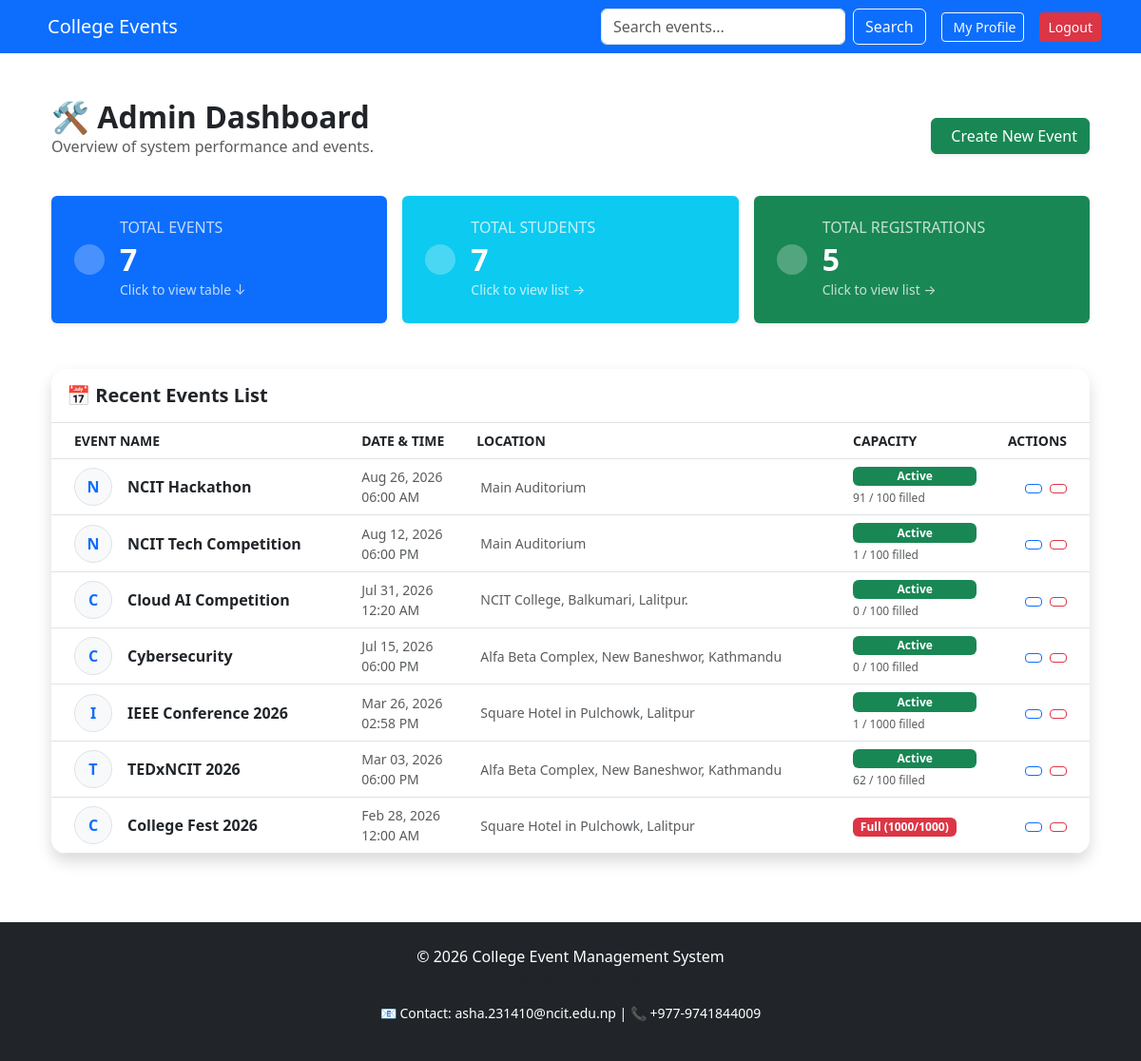
The app's page /dashboard/ (signed in), older data.
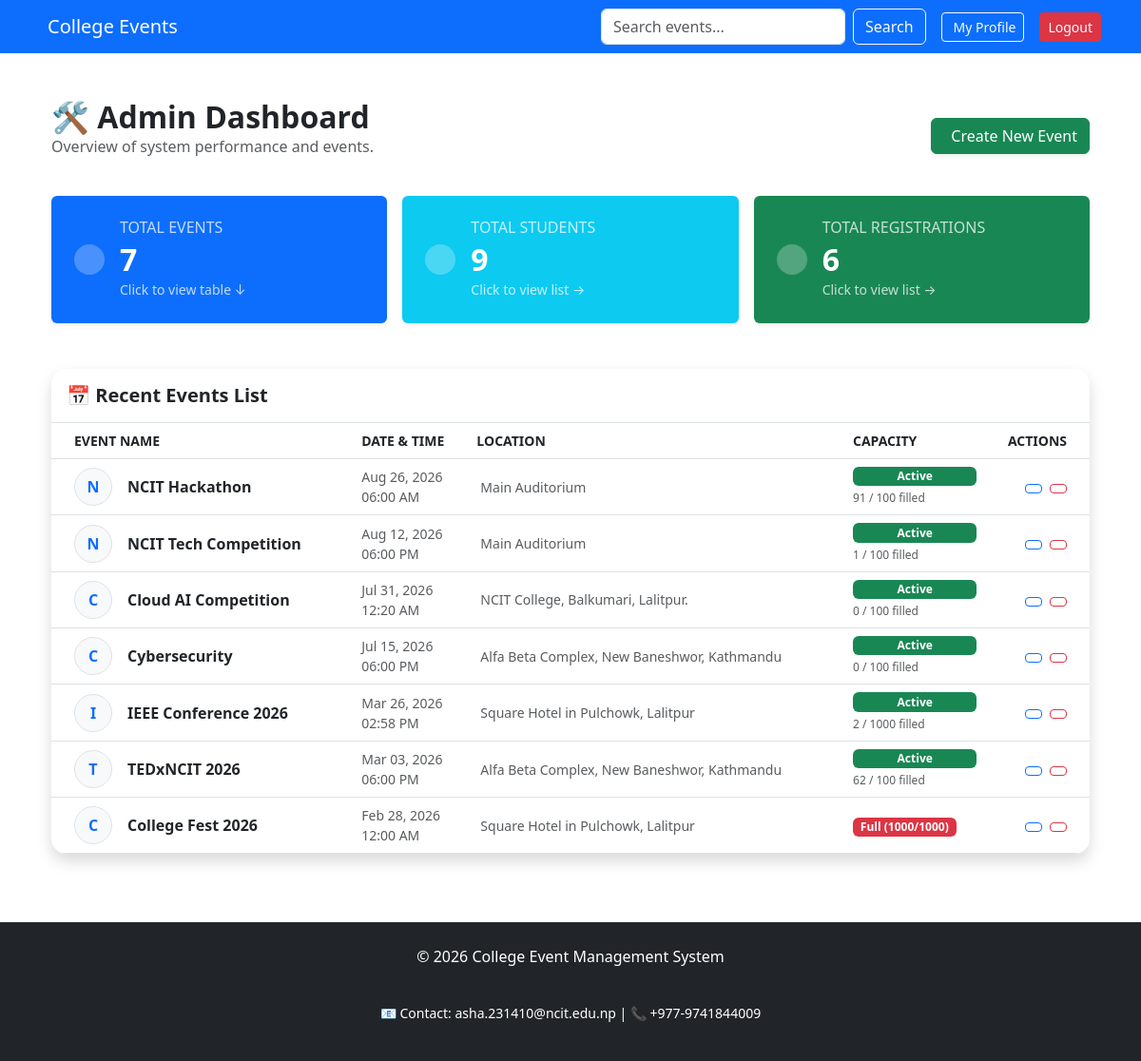
The same page, newer data.
### events/models.py (models this page shows, shortened)
class Event(models.Model):
    CATEGORY_CHOICES = [
        ('AI', 'AI & Machine Learning'),
        ('TECH', 'Technical'),
        ('CULT', 'Cultural'),
        ('SPRT', 'Sports'),
        ('EDUC', 'Education'), # New category added here!
    ]
    name = models.CharField(max_length=200)
    category = models.CharField(max_length=50, choices=CATEGORY_CHOICES, default='TECH')
    description = models.TextField()
    date = models.DateTimeField()
    location = models.CharField(max_length=200)
    image = models.ImageField(upload_to='event_images/', blank=True, null=True)
    seats = models.IntegerField(default=100)
    participants = models.IntegerField(default=0)
    college = models.ForeignKey(College, on_delete=models.CASCADE, related_name='events')
    is_global = models.BooleanField(default=False)

### events/views.py (the view)
# urls.py: path('dashboard/', views.admin_dashboard, name='admin_dashboard'),
@login_required
def admin_dashboard(request):
    events = Event.objects.all().order_by('-date')
    total_events = events.count()  # FIXED: Extracted total events count variable
    student_count = User.objects.filter(is_student=True).count()
    total_registrations = Registration.objects.count()
    return render(request, 'events/admin_dashboard.html', {
        'events': events,
        'total_events': total_events,  # FIXED: Matches template key context
        'student_count': student_count,
        'total_registrations': total_registrations
    })

### events/templates/events/admin_dashboard.html (shortened to what the changed rows need)
{% extends 'base.html' %}
{% block content %}
<div class="container py-4">
    <div class="d-flex justify-content-between align-items-center mb-4">
        <div>
            <h2 class="fw-bold mb-0">🛠 Admin Dashboard</h2>
        </div>
    </div>
    <div class="row mb-5 g-3">
        <div class="col-md-6 col-lg-4">
            <a href="#events-list-section" class="text-decoration-none h-100">
                <div class="card border-0 shadow-sm bg-primary text-white h-100 transition-card">
                    <div class="card-body d-flex align-items-center p-4">
                        <div>
                            <h2 class="fw-bold mb-0">{{ total_events }}</h2>
                        </div>
                    </div>
                </div>
            </a>
        </div>
        <div class="col-md-6 col-lg-4">
            <a href="{% url 'registered_students' %}" class="text-decoration-none h-100">
                <div class="card border-0 shadow-sm bg-info text-white h-100 transition-card">
                    <div class="card-body d-flex align-items-center p-4">
                        <div>
                            <h6 class="text-uppercase mb-1 opacity-75">Total Students</h6>
                            <h2 class="fw-bold mb-0">{{ student_count }}</h2>
                            <small class="opacity-75">Click to view list →</small>
                        </div>
                    </div>
                </div>
            </a>
        </div>
        <div class="col-md-6 col-lg-4">
            <a href="{% url 'registered_students' %}" class="text-decoration-none h-100">
                <div class="card border-0 shadow-sm bg-success text-white h-100 transition-card">
                    <div class="card-body d-flex align-items-center p-4">
                        <div>
                            <h6 class="text-uppercase mb-1 opacity-75">Total Registrations</h6>
                            <h2 class="fw-bold mb-0">{{ total_registrations }}</h2>
                            <small class="opacity-75">Click to view list →</small>
                        </div>
                    </div>
                </div>
            </a>
        </div>
    </div>
    <div id="events-list-section" class="card border-0 shadow rounded-4 overflow-hidden">
        <div class="table-responsive">
            <table class="table table-hover align-middle mb-0">
                <thead class="bg-light text-secondary small text-uppercase">
                    <tr>
                        <th class="ps-4">Event Name</th>
                        <th>Date & Time</th>
                        <th>Location</th>
                        <th>Capacity</th>
                        <th class="text-end pe-4">Actions</th>
                    </tr>
                </thead>
                <tbody>
                    {% for event in events %}
                    <tr>
                        <td class="ps-4">
                            <div class="d-flex align-items-center">
                                <div class="bg-light text-primary rounded-circle d-flex align-items-center justify-content-center me-3 fw-bold border" style="width: 40px; height: 40px;">
                                    {{ event.name|slice:":1" }}
                                </div>
                                <span class="fw-bold text-dark">{{ event.name }}</span>
                            </div>
                        </td>
                        <td class="text-muted small">
                            {{ event.date|date:"M d, Y" }} <br> {{ event.date|time:"h:i A" }}
                        </td>
                        <td class="text-muted small">
                             {{ event.location }}
                        </td>
                        <td>
                            {% if event.participants >= event.seats %}
                                <span class="badge bg-danger">Full ({{ event.participants }}/{{ event.seats }})</span>
                            {% else %}
                                <div class="d-flex flex-column">
                                    <span class="badge bg-success mb-1">Active</span>
                                    <small class="text-muted" style="font-size: 0.75rem;">{{ event.participants }} / {{ event.seats }} filled</small>
                                </div>
                            {% endif %}
                        </td>
                        <td class="text-end pe-4">
                            <a href="{% url 'admin:events_event_change' event.id %}" class="btn btn-sm btn-outline-primary me-1" title="Edit">
                            </a>
                            <a href="{% url 'admin:events_event_delete' event.id %}" class="btn btn-sm btn-outline-danger" title="Delete">
                            </a>
                        </td>
                    </tr>
                    {% endfor %}
                </tbody>
            </table>
        </div>
    </div>
</div>
{% endblock %}

Row changes from the older to the newer data that the page shows:
changed Event "IEEE Conference 2026": participants "1" → "2"
Text that changed along with them:
{{ student_count }}: "7" → "9"
{{ total_registrations }}: "5" → "6"
